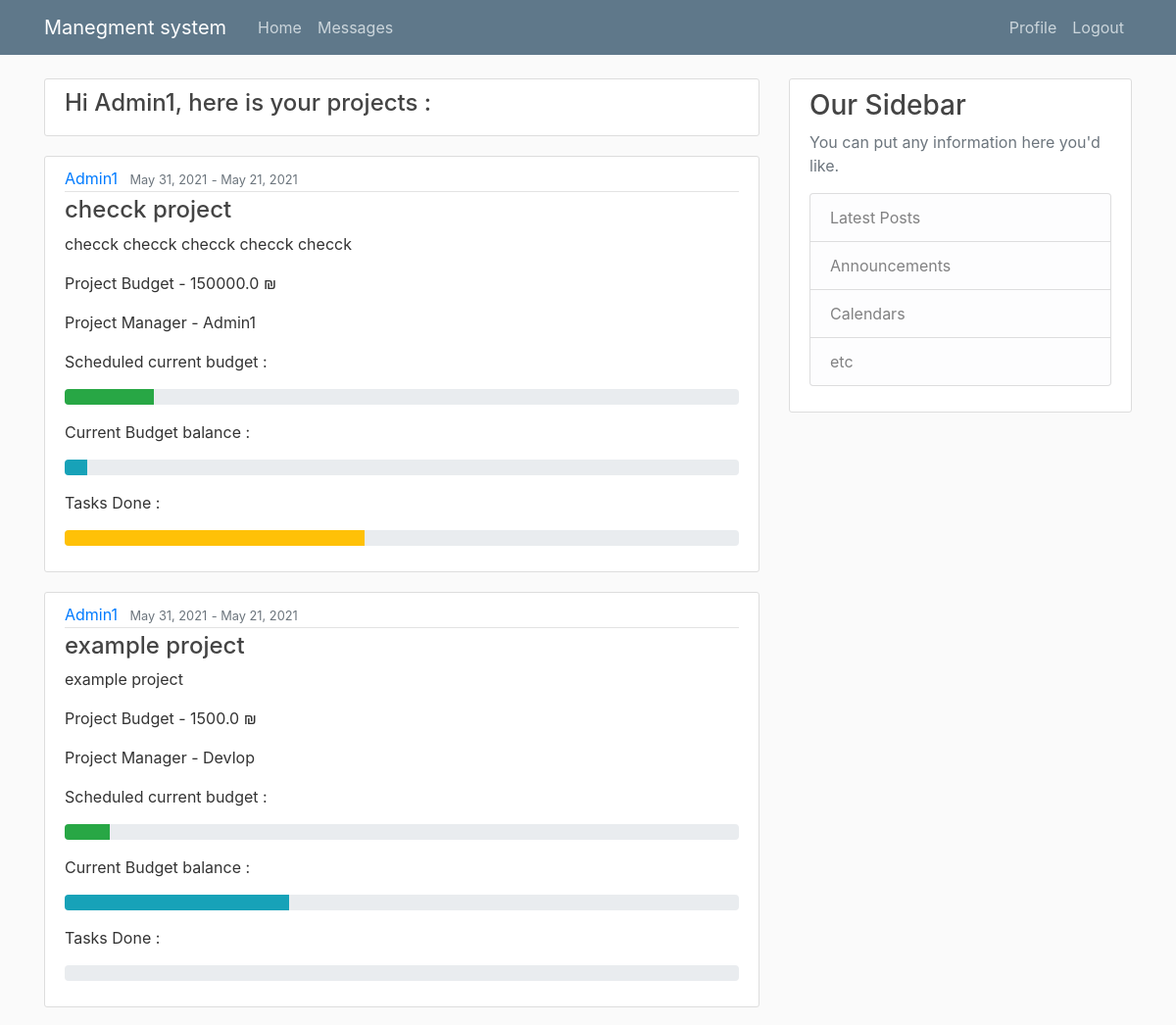
/accounts/profile/client/ (signed in, upper part), run on an earlier commit of the app's database.
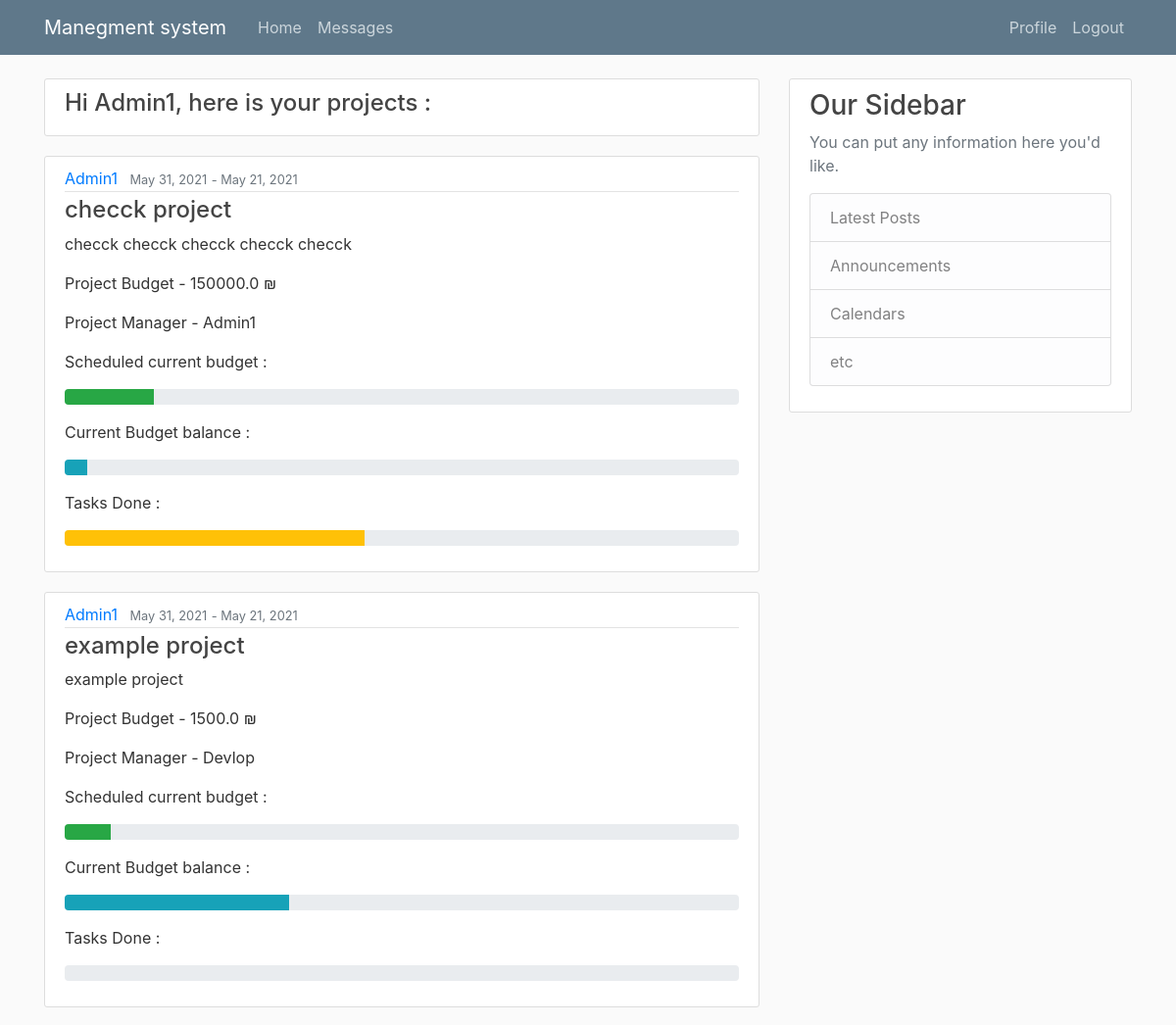
And on a later commit of the database.
### work/models.py (models this page shows, shortened)
class project(models.Model):
    ProjectName = models.CharField(max_length=300, null=False)
    Description = models.CharField(max_length=500, null=True)
    startTime = models.DateField(null=False, auto_now=True)
    endTime = models.DateField(null=False)
    client = models.ForeignKey(User, on_delete=models.CASCADE)
    manager = models.ForeignKey(User, related_name="project_manager", on_delete=models.CASCADE)
    Budget = models.FloatField(null=False, default=0)
    currentBudgeSchedule = models.FloatField(null=False, default=0)
    MoneySpends = models.FloatField(null=False, default=0)

### pages/views.py (the view)
# urls.py: path('accounts/profile/client/',ClientHome_views,name="ClientHome_views"),
def ClientHome_views(request):
    pro = project.objects.all().filter(client=request.user)
    for p in pro:
        p.Scheduled = p.currentBudgeSchedule / p.Budget * 100
        p.Balance = p.MoneySpends / p.Budget * 100
        if Task.objects.all().filter(projectnum=p.id, workDone=100).count() and Task.objects.all().filter(
                projectnum=p.id).count():
            p.taskDone = Task.objects.all().filter(projectnum=p.id, workDone=100).count() / Task.objects.all().filter(
                projectnum=p.id).count() * 100
        else:
            p.taskDone = 0
    obj2 = {'name': request.user.username}
    return render(request, "ClientHome.html", {'projects': pro, 'name': obj2})

### templates/ClientHome.html
{% extends "Base.html" %}
{% block content %}
    <article class="media content-section">
          <div class="media-body">
            {% for a in name %}
            <h4><a class="article-title" > Hi {{ name.name }}, here is your projects :</a></h4>
              </div>
        </article>
    {% endfor %}
    {% for pro in projects %}
        <article class="media content-section">
          <div class="media-body">
            <div class="article-metadata">
              <a class="mr-2" href="#">{{ pro.client }}</a>
              <small class="text-muted">{{ pro.startTime|date:"F d, Y" }}</small>
                <small class="text-muted"> - </small>
              <small class="text-muted">{{ pro.endTime|date:"F d, Y" }}</small>
            </div>
            <h4><a class="article-title" href="#">{{ pro.ProjectName }}</a></h4>
            <p class="article-content">{{ pro.Description }}</p>
             <p><a class="mr-2" >Project Budget - {{ pro.Budget }} ₪ </a></p>
              <p><a class="mr-2" >Project Manager - {{ pro.manager }} </a></p>
               <a class="mr-2" >Scheduled current budget :</a>
           <p>  <div class="progress">
                <div class="progress-bar bg-success" role="progressbar" style="width:{{pro.Scheduled}}%" aria-valuenow="0" aria-valuemin="0" aria-valuemax="100"></div>
             </div></p>
              <a class="mr-2" >Current Budget balance :</a>
              <p><div class="progress">
            <div class="progress-bar bg-info" role="progressbar" style="width: {{pro.Balance}}%" aria-valuenow="0" aria-valuemin="0" aria-valuemax="100"></div>
              </div></p>
              <a class="mr-2" >Tasks Done : {{ pro.totalTask }}  </a>
            <p><div class="progress">
            <div class="progress-bar bg-warning" role="progressbar" style="width: {{pro.taskDone}}%" aria-valuenow="0" aria-valuemin="0" aria-valuemax="100"></div>
              </div></p>
              </div>
        </article>
    {% endfor %}
{% endblock content %}

What changed in the data, as far as the page shows it:
changed project "example project": {{ pro.Scheduled }} 6.666666666666667 → 6.800000000000001 (drawn)
